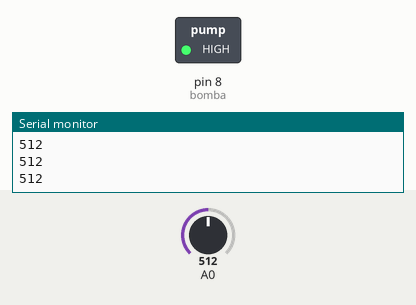
Simulated run of this sketch. Board: Arduino Uno, built with avr-gcc and run on an emulated ATmega328P. On the bench: switched loads named in the sketch (green lamp = pin HIGH), the last lines printed to the serial monitor. The test bench sets the inputs (shaded band); at power-on: A0 = 512.

Above: at 1.3 s.
1.4 s: A0 set to 708
2.9 s: A0 set to 737
At 3.8 s:
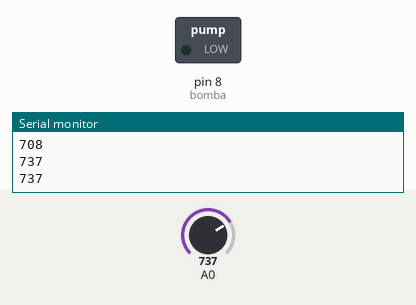
4.5 s: A0 set to 716
At 4.9 s:
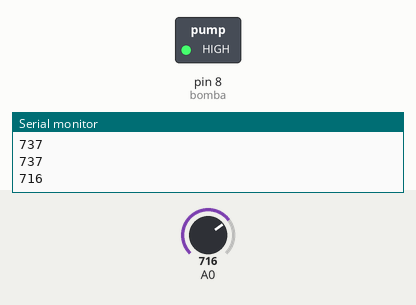
6.0 s: A0 set to 900
At 7.3 s:
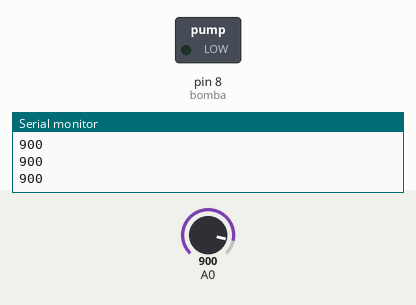
Timing chart, 0 to 8.5 s (numbered marks = the images above; inputs shaded):
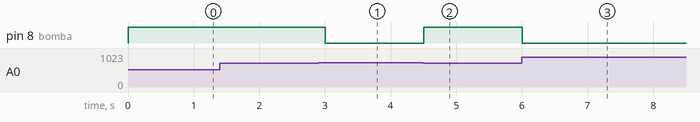

Measured:
- the behaviour switches between 720 and 721 on A0 (found by bisection; images 0 and 1)
- after the input at 2.9 s, pin 8 (bomba): HIGH → LOW after 0.10 s
- after the input at 4.5 s, pin 8 (bomba): LOW → HIGH at once
- after the input at 6.0 s, pin 8 (bomba): HIGH → LOW at once

The sketch:

arduino.ino
```cpp
int bomba = 8;
int humedad = 0;

void setup() {
  Serial.begin(9600);
pinMode(bomba,OUTPUT);

}

void loop() {

humedad = analogRead(A0);

if(humedad>=721 && humedad<=1024){
   digitalWrite(bomba,LOW);
}
else{
   digitalWrite(bomba,HIGH);
}
Serial.println(humedad);
delay(500);
}
```
